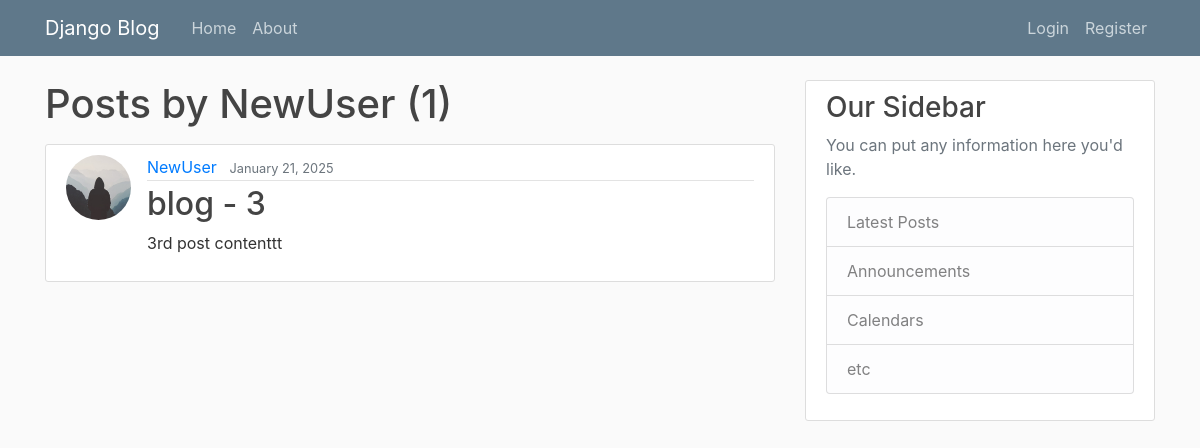
Page /user/NewUser/ on the earlier database version.
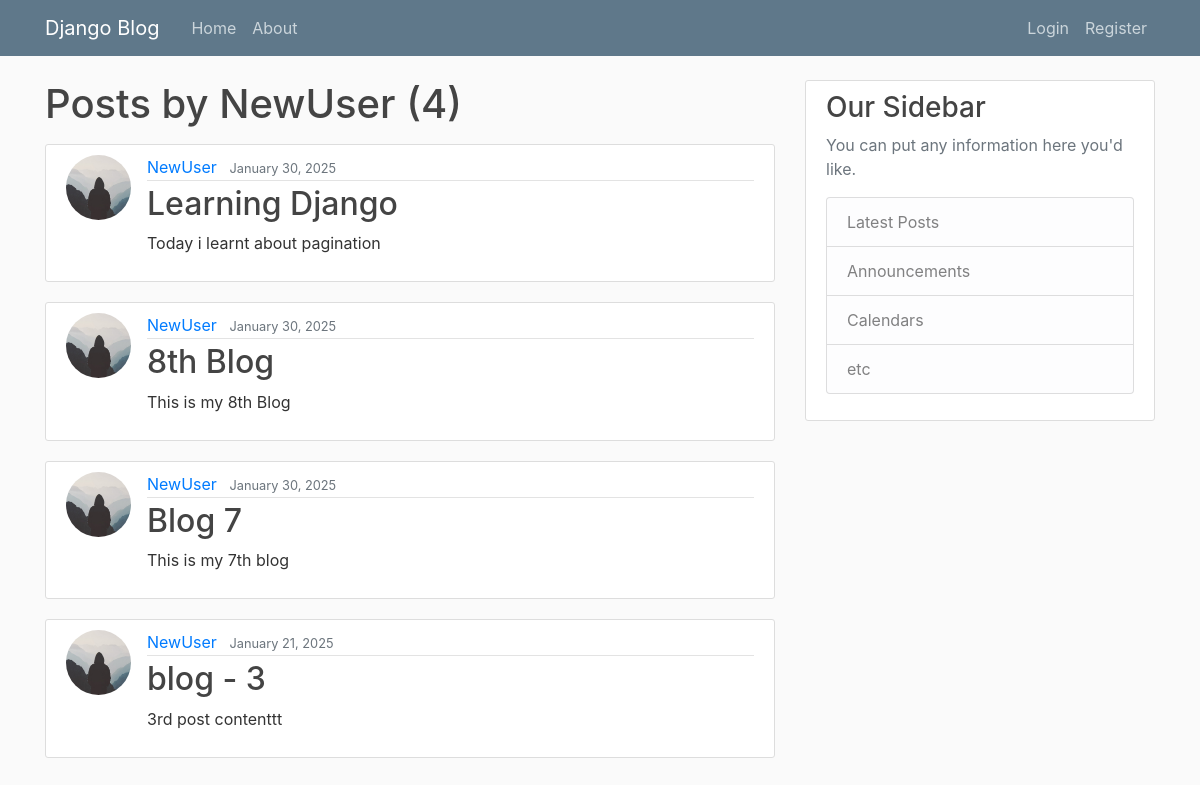
Same page on the later database version.
### blog/models.py (models this page shows, shortened)
class Post(models.Model):
  title = models.CharField(max_length=100)
  content = models.TextField()
  date_posted = models.DateTimeField(default=timezone.now)
  author = models.ForeignKey(User, on_delete = models.CASCADE)

### users/models.py (models this page shows, shortened)
class Profile(models.Model):
    user = models.OneToOneField(User, on_delete=models.CASCADE)
    image = models.ImageField(default='default.jpg', upload_to='profile_pics')

### blog/views.py (the view)
# urls.py: path('user/<str:username>/', UserPostListView.as_view(), name='user-posts'),
class UserPostListView(ListView):
    model = Post
    template_name = 'blog/user_posts.html'
    context_object_name = 'posts'
    paginate_by = 5
    def get_queryset(self):
        user = get_object_or_404(User, username=self.kwargs.get('username'))
        return Post.objects.filter(author=user).order_by('-date_posted')

### blog/templates/blog/user_posts.html (shortened to what this page needs)
{%extends "blog/base.html"%}
{% block content %}
<h1 class="mb-3">Posts by {{ view.kwargs.username}} ({{ page_obj.paginator.count }})</h1>
{%for post in posts%}
<article class="media content-section">
  <img class="rounded-circle article-img" src="{{ post.author.profile.image.url }}" alt="">
  <div class="media-body">
    <div class="article-metadata">
      <a class="mr-2" href="{% url 'user-posts' post.author.username %}">{{ post.author }}</a>
      <small class="text-muted">{{ post.date_posted|date:"F d, Y" }}</small>
    </div>
    <h2><a class="article-title" href="{%url 'post-detail' post.id%}">{{ post.title }}</a></h2>
    <p class="article-content">{{ post.content }}</p>
  </div>
</article>
{%endfor%}
{%endblock content%}

### blog/templates/blog/base.html (shortened to what this page needs)
{% load static%}
<html lang="en">
<head>
    <link rel="stylesheet" href="https://cdn.jsdelivr.net/npm/bootstrap@4.4.1/dist/css/bootstrap.min.css">
    <link rel="stylesheet" href="{% static 'blog/main.css' %}">
</head>
<body>
  <header class="site-header">
    <nav class="navbar navbar-expand-md navbar-dark bg-steel fixed-top">
      <div class="container">
        <a class="navbar-brand mr-4" href="{%url 'blog-home'%}">Django Blog</a>
        <div class="collapse navbar-collapse" id="navbarToggle">
          <div class="navbar-nav mr-auto">
            <a class="nav-item nav-link" href="{%url 'blog-home'%}">Home</a>
            <a class="nav-item nav-link" href="{%url 'blog-about'%}">About</a>
          </div>
          <div class="navbar-nav">
            {%if user.is_authenticated%}
            <a class="nav-item nav-link" href="{%url 'post-create'%}">New Post</a>
            <a class="nav-item nav-link" href="{%url 'profile'%}">Profile</a>
            <form action="{% url 'logout' %}" method="post">
              {% csrf_token %}
              <button type="submit" class="btn btn-outline-light">Logout</button>
          </form>
            {%else%}
              <a class="nav-item nav-link" href="{%url 'login'%}">Login</a>
              <a class="nav-item nav-link" href="{%url 'register'%}">Register</a>
            {%endif%}
          </div>
        </div>
      </div>
    </nav>
  </header>
  <main role="main" class="container">
    <div class="row">
      <div class="col-md-8">
        {% block content %}{% endblock %}
      </div>
      <div class="col-md-4">
        <div class="content-section">
          <h3>Our Sidebar</h3>
          <p class='text-muted'>You can put any information here you'd like.
            <ul class="list-group">
              <li class="list-group-item list-group-item-light">Latest Posts</li>
              <li class="list-group-item list-group-item-light">Announcements</li>
              <li class="list-group-item list-group-item-light">Calendars</li>
              <li class="list-group-item list-group-item-light">etc</li>
            </ul>
          </p>
        </div>
      </div>
    </div>
  </main>
</body>
</html>

### blog/static/blog/main.css (style rules this page uses)
body { background: #fafafa; color: #333333; margin-top: 5rem; }
h1, h2, h3, h4, h5, h6 { color: #444444; }
ul { margin: 0; }
.bg-steel { background-color: #5f788a; }
.site-header .navbar-nav .nav-link { color: #cbd5db; }
.content-section { background: #ffffff; padding: 10px 20px; border: 1px solid #dddddd; border-radius: 3px; margin-bottom: 20px; }
.article-title { color: #444444; }
.article-content { white-space: pre-line; }
.article-img { height: 65px; width: 65px; margin-right: 16px; }
.article-metadata { padding-bottom: 1px; margin-bottom: 4px; border-bottom: 1px solid #e3e3e3 }

Differences in the rows shown:
added Post: author.profile.image (placeholder picture), author "NewUser", date_posted "January 30, 2025", title "Learning Django", content "Today i learnt about pagination"
added Post: author.profile.image (placeholder picture), author "NewUser", date_posted "January 30, 2025", title "8th Blog", content "This is my 8th Blog"
added Post: author.profile.image (placeholder picture), author "NewUser", date_posted "January 30, 2025", title "Blog 7", content "This is my 7th blog"
Other differences:
{{ page_obj.paginator.count }}: "1" → "4"
